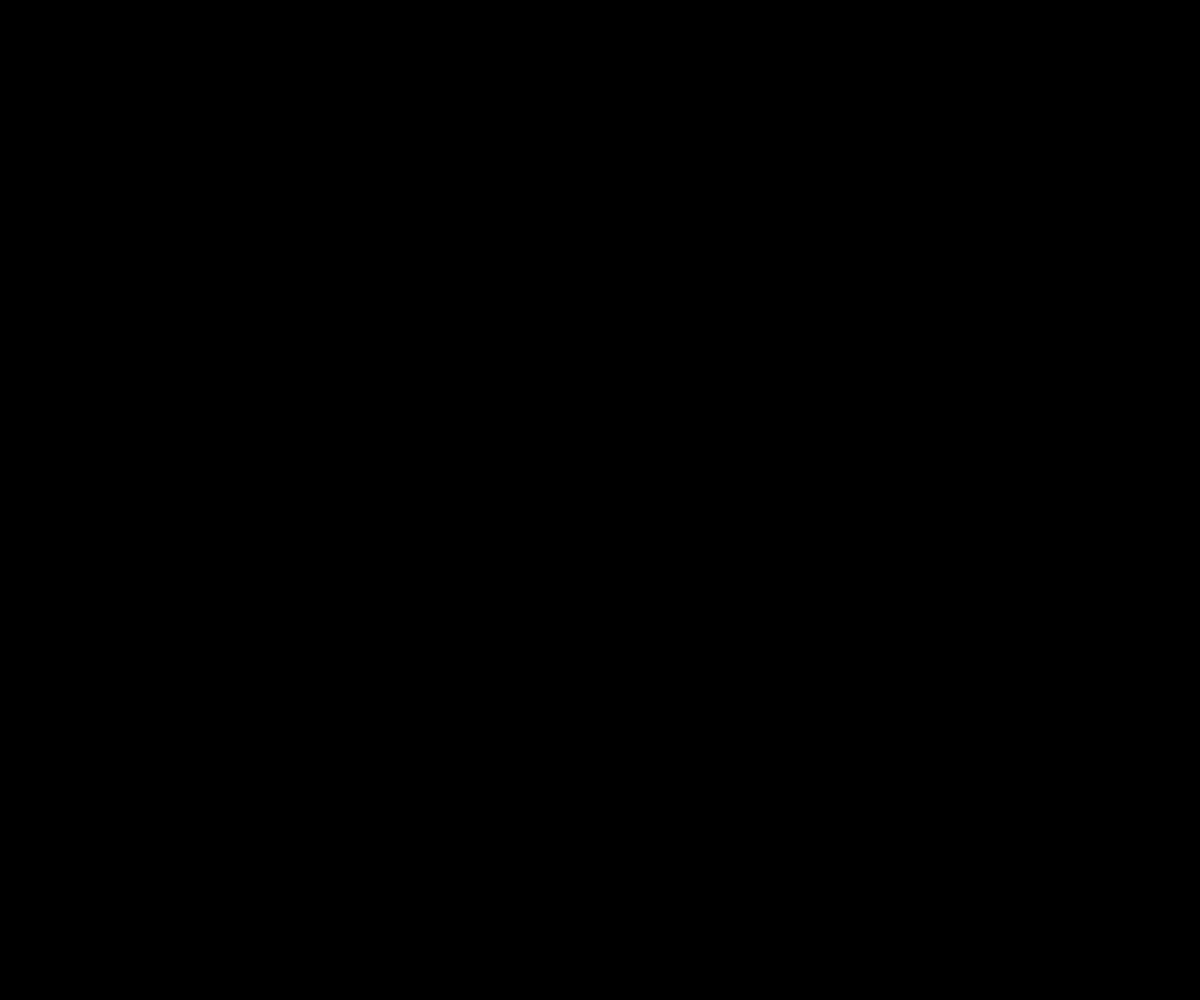
Frame 1 (no input)
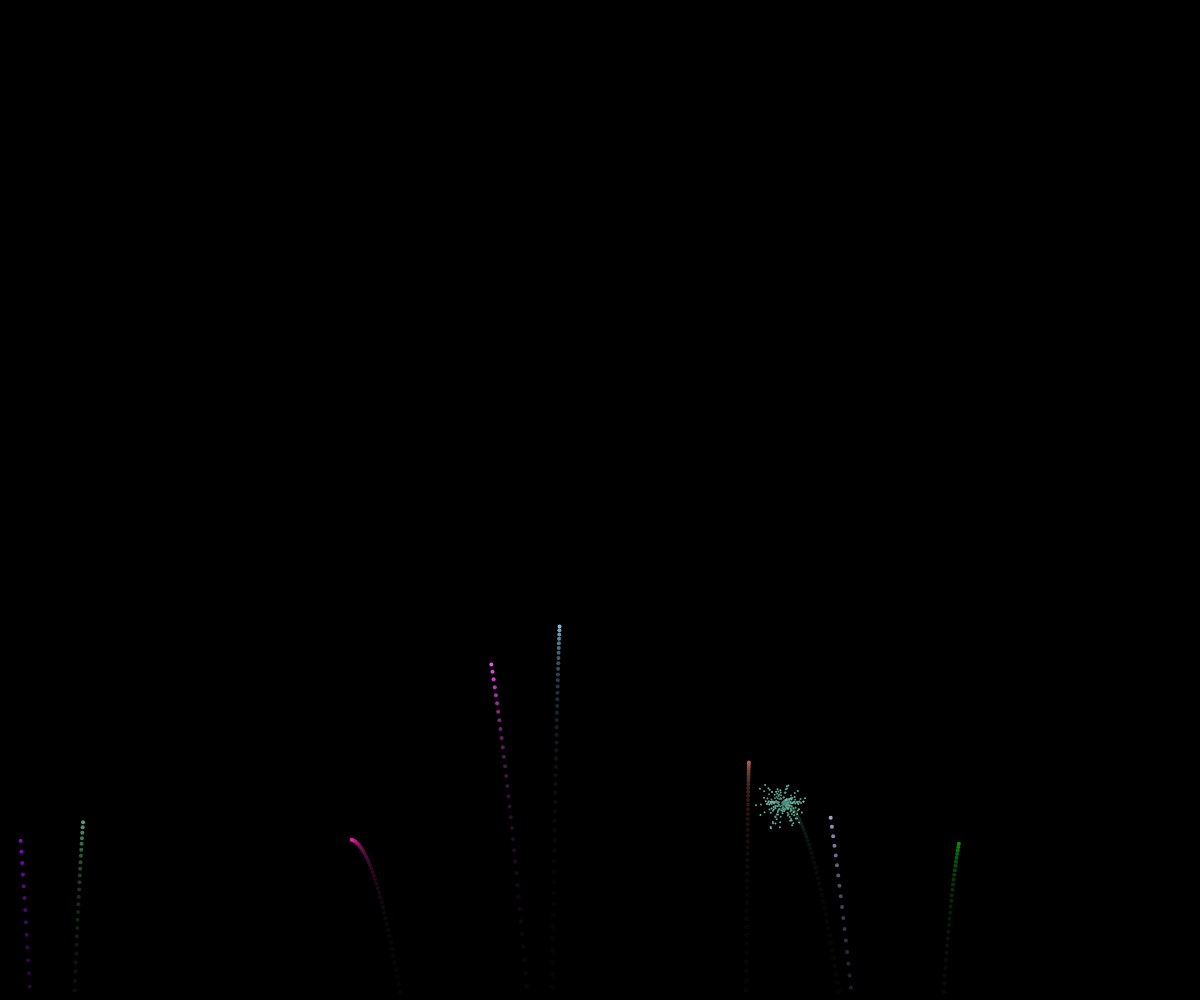
Frame 60 (no input)
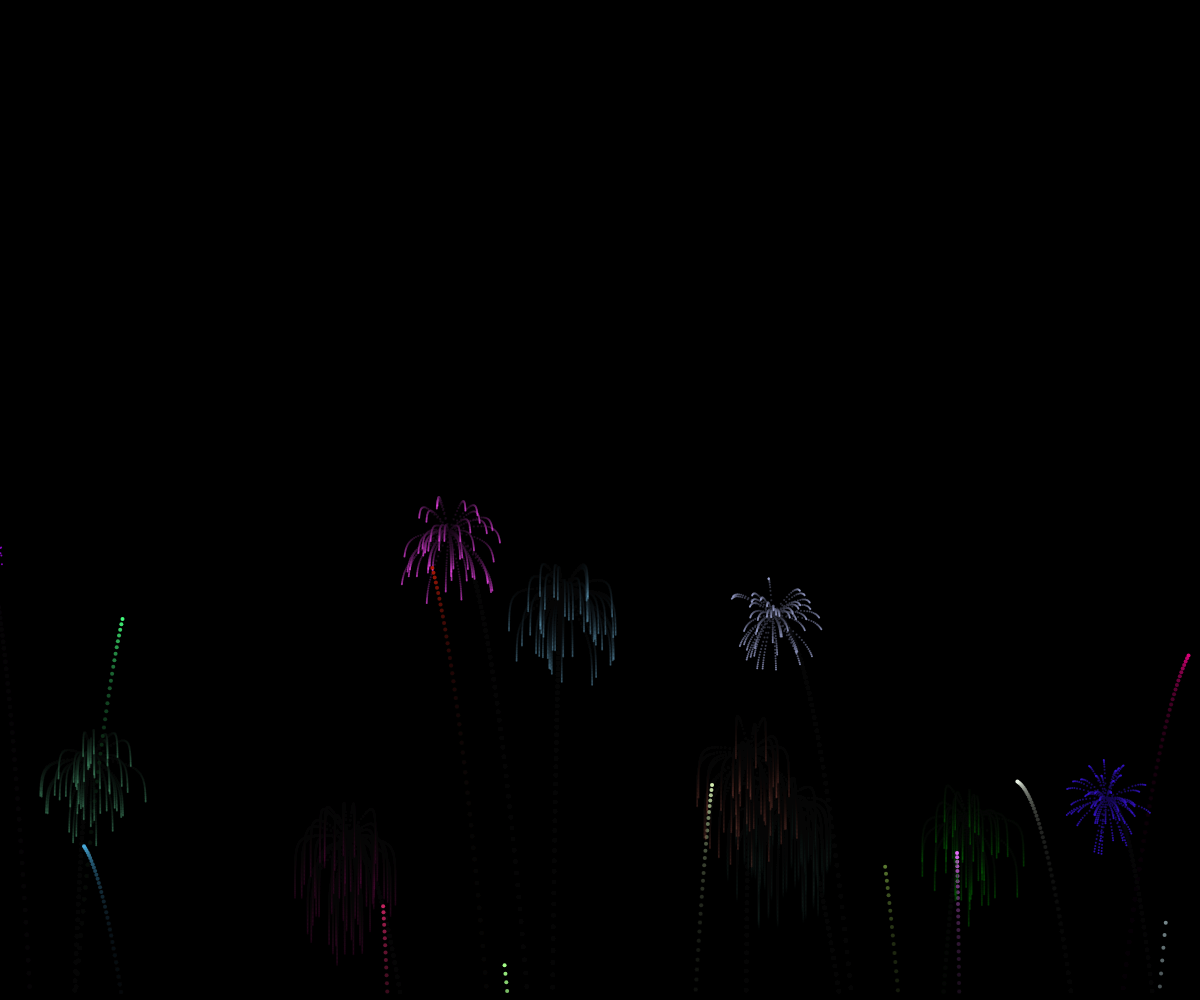
Frame 120 (the mouse pressed at the canvas centre since frame 60)

The p5.js sketch that drew these frames (run headless with seeded random() and noise() and a simulated clock; from frame 60 on, the mouse is pressed at the canvas centre):

// p5.js sketch
// ── sketch.js
var fireworks = [];
var gravity;

function setup() {
    createCanvas(windowWidth, windowHeight);
    gravity = createVector(0, 0.2);
    stroke(255);
    strokeWeight(4);
    background(0);
}

function draw() {
    background(0, 25);

    if (random(1) < 0.15) fireworks.push(new Firework());

    for (var i = fireworks.length -1 ; i >= 0 ; i--) {
        fireworks[i].update();
        fireworks[i].show();
        if (fireworks[i].done()) {
            fireworks.splice(i, 1);
        }
    }

}

function windowResized() {
   resizeCanvas(windowWidth, windowHeight);
}
// ── firework.js
function Firework() {

    this.rgb = [random(255),random(255),random(255)]
    this.firework = new Particle(random(width), height, this.rgb, true);
    this.exploded = false;
    this.particles = [];

    this.update = function() {
        if (!this.exploded) {
            this.firework.applyForce(gravity);
            this.firework.update();

            if (this.firework.vel.y >= 0) {
                this.exploded = true;
                this.explode();
            }
        }
        for (var i = this.particles.length - 1; i >= 0; i--) {
            this.particles[i].applyForce(gravity);
            this.particles[i].update();
            if (this.particles[i].done()) {
                this.particles.splice(i, 1);
            }
        }
    }

    this.done = function() {
        if (this.exploded && this.particles.length === 0) {
            return true;
        } else {
            return false;
        }
    }

    this.explode = function() {
        for (var i = 0; i<50; i++) {
            var p = new Particle(this.firework.pos.x,this.firework.pos.y, this.rgb, false);
            this.particles.push(p);
        }
    }

    this.show = function() {
        if (!this.exploded) {
            this.firework.show();
        }
        for (var i = 0; i < this.particles.length; i++) {
            this.particles[i].show();
        }
    }
}
// ── particle.js
function Particle(x,y, rgb, firework) {
    
    this.pos = createVector(x,y);
    if (firework) {
        this.vel = createVector(random(-1.5,1.5),random(-14,-8))
    } else {
        this.vel = p5.Vector.random2D();
        this.vel.mult(random(2,10));
    }
    this.acc = createVector(0,0);

    this.firework = firework;
    this.lifespan = 255;
    this.rgb = rgb;

    this.applyForce = function(force) {
        this.acc.add(force);
    }

    this.update = function() {
        if (!this.firework) {
            this.vel.mult(0.85);
            this.lifespan -= 4;
        }
        this.vel.add(this.acc);
        this.pos.add(this.vel);
        this.acc.mult(0);
    }

    this.done = function() {
        return (this.lifespan < 0);
    }

    this.show = function() {
        if (!this.firework) {
            strokeWeight(2);
            stroke(this.rgb[0], this.rgb[1], this.rgb[2], this.lifespan);
        } else {
            strokeWeight(4);
            stroke(this.rgb);
        }
        point(this.pos.x, this.pos.y);
    }

}
